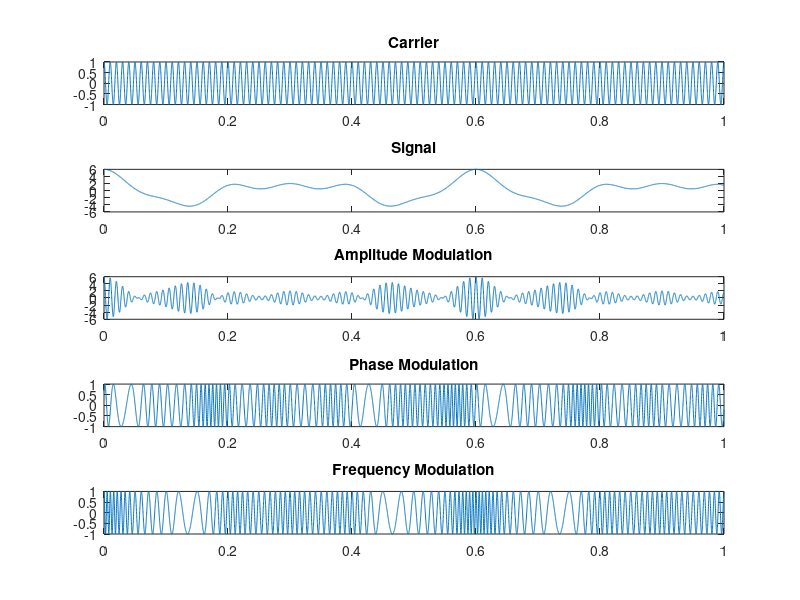

Here is the MATLAB script that generated this plot:

function modulation

    kp=3;
    kf=100;
    
    fc=100;
    fs=10;
    wc=2*pi*fc;
    ws=2*pi*fs;
    t=0:0.0001:1;
    c=cos(wc*t);
    s=cos(ws*t)+2*cos(ws*t/2)+3*cos(ws*t/3);
    r=(sin(ws*t)+2^2*sin(ws*t/2)+3*3*sin(ws*t/3))/ws;
    subplot(5,1,1)
    plot(t,c)    
    title('Carrier')
    subplot(5,1,2)
    plot(t,s);
    title('Signal')
    subplot(5,1,3)
    plot(t,s.*c)
    title('Amplitude Modulation')
    subplot(5,1,4)
    plot(t,cos(wc*t+kp*s))
    title('Phase Modulation')
    subplot(5,1,5)
    plot(t,cos(wc*t+kf*r))
    title('Frequency Modulation')
    
end
